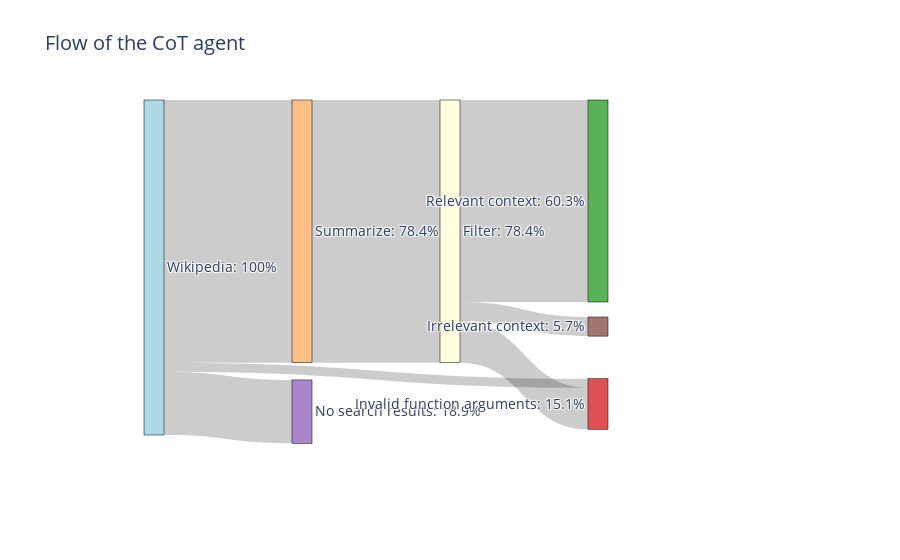

The notebook cell this image was saved under:
### Code cell
import plotly.graph_objects as go

# Node data
mynode = dict(
    pad=15,
    thickness=20,
    line=dict(color="black", width=0.5),
    label=["Wikipedia: 100%", "Summarize: 78.4%", "No search results: 18.9%", "Filter: 78.4%", 
           "Invalid function arguments: 15.1%", "Relevant context: 60.3%", "Irrelevant context: 5.7%", "Correct answer: X%, Incorrect answer: Y%"],
    x=[0.1, 0.3, 0.3, 0.5, 0.7, 0.7, 0.7, 0.9,0.9],  # Adjust x positions
    y=[0.1, 0.1, 0.82, 0.1, 0.8, 0.1, 0.5, 0.1, 0.7],  # Adjust y positions
    color=[
"lightblue",#"rgba(127, 127, 127, 0.8)", 
"rgba(255, 127, 14, 0.5)",#"rgba(23, 190, 207, 0.8)" ,
"rgba(148, 103, 189, 0.8)" ,
"lightyellow" ,
"rgba(214, 39, 40, 0.8)",
"rgba(44, 160, 44, 0.8)",
"rgba(140, 86, 75, 0.8)" ]  # Adjust colors
)

# Link data
mylink = dict(
    source=[0, 0, 0, 1, 3, 3, 3],  # Source nodes
    target=[1, 4, 2, 3, 4, 5, 6],  # Target nodes
    value=[78.4, 2.7, 18.9, 78.4, 12.4, 60.3, 5.7],  # Values
)


# Creating the Sankey diagram with custom node positions and colors
fig = go.Figure(data=[go.Sankey(
    arrangement='snap',
    node=mynode,
    link=mylink
)])

fig.update_layout(title_text="Flow of the CoT agent", font_size=14)
fig.show()

### Figure 1 — Plotly figure (JSON) as saved in the notebook; plotly's stock layout.template omitted (floating-point values rounded to 4 significant figures)
{"data": [{"arrangement": "snap", "link": {"source": [0, 0, 0, 1, 3, 3, 3], "target": [1, 4, 2, 3, 4, 5, 6], "value": [78.4, 2.7, 18.9, 78.4, 12.4, 60.3, 5.7]}, "node": {"color": ["lightblue", "rgba(255, 127, 14, 0.5)", "rgba(148, 103, 189, 0.8)", "lightyellow", "rgba(214, 39, 40, 0.8)", "rgba(44, 160, 44, 0.8)", "rgba(140, 86, 75, 0.8)"], "label": ["Wikipedia: 100%", "Summarize: 78.4%", "No search results: 18.9%", "Filter: 78.4%", "Invalid function arguments: 15.1%", "Relevant context: 60.3%", "Irrelevant context: 5.7%", "Correct answer: X%, Incorrect answer: Y%"], "line": {"color": "black", "width": 0.5}, "pad": 15, "thickness": 20, "x": [0.1, 0.3, 0.3, 0.5, 0.7, 0.7, 0.7, 0.9, 0.9], "y": [0.1, 0.1, 0.82, 0.1, 0.8, 0.1, 0.5, 0.1, 0.7]}, "type": "sankey"}], "layout": {"font": {"size": 14}, "title": {"text": "Flow of the CoT agent"}}}
